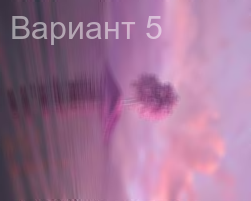
#> input picture task_1/test_2025-12-20.png, 251 x 201 px
$ python main.py
#> lines starting #> are read from the running program, lines starting #| are printed output that depends on the picture
#> the answer given: ../task_1/test_2025-12-20.png
### task_2/image_tools/image_handler.py
from PIL import Image
from datetime import datetime
import os
from .image_processor import ImageProcessor

class ImageHandler:
    def __init__(self, image_path):
#> called with image_path = '../task_1/test_2025-12-20.png'
        self.image_path = image_path
        self.image = Image.open(image_path).convert("RGB")
#> self.image is the input picture: PIL image 251x201 RGB; mean R, G, B 159.6, 115.8, 148.9

    def resize_to_50_percent(self):

        width, height = self.image.size
#> width = 251; height = 201
        new_size = (int(width * 0.5), int(height * 0.5))
#> new_size = (125, 100)
        self.image = self.image.resize(new_size, Image.Resampling.LANCZOS)
#> self.image: PIL image 125x100 RGB

    def save_with_date_suffix(self, suffix=""):

        dir_name = os.path.dirname(self.image_path)
        base_name = os.path.basename(self.image_path)
        name, ext = os.path.splitext(base_name)

        date_str = datetime.now().strftime("%Y-%m-%d")
        new_name = f"{name}_{date_str}{suffix}{ext}"
        output_path = os.path.join(dir_name, new_name)

        self.image.save(output_path)
        return output_path

    def get_processor(self):

        return ImageProcessor(self.image)

### task_2/image_tools/image_processor.py
from PIL import Image, ImageFilter, ImageDraw, ImageFont

class ImageProcessor:
    def __init__(self, image):
        self.image = image.copy()

    def apply_emboss_filter(self):

        self.image = self.image.filter(ImageFilter.EMBOSS)
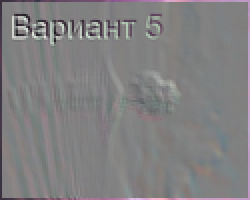
#> self.image: PIL image 125x100 RGB (shown 2 times larger); mean R, G, B 129.3, 128, 129.4

    def add_watermark(self, text="Вариант 5"):

#> called with text = 'Вариант 5'
        watermark = self.image.copy()
        draw = ImageDraw.Draw(watermark)

        try:
            font = ImageFont.truetype("arial.ttf", 36)
        except IOError:
            font = ImageFont.load_default()

        bbox = draw.textbbox((0, 0), text, font=font)
#> bbox = (0, 8, 194, 41)
        text_width = bbox[2] - bbox[0]
#> text_width = 194
        text_height = bbox[3] - bbox[1]
#> text_height = 33

        x = self.image.width - text_width - 10
#> x = -79
        y = self.image.height - text_height - 10
#> y = 57


        txt_layer = Image.new("RGBA", self.image.size, (255, 255, 255, 0))
        txt_draw = ImageDraw.Draw(txt_layer)
        txt_draw.text((x, y), text, fill=(255, 255, 255, 128), font=font)

        if self.image.mode != "RGBA":
            self.image = self.image.convert("RGBA")
#> self.image: PIL image 125x100 RGBA
        combined = Image.alpha_composite(self.image, txt_layer)
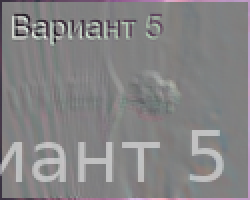
#> combined: PIL image 125x100 RGBA (shown 2 times larger); mean R, G, B, A 133.1, 131.8, 133.1, 255
        self.image = combined.convert("RGB")
#> self.image: PIL image 125x100 RGB

    def get_image(self):

        return self.image

### task_2/main.py
from image_tools.image_handler import ImageHandler

def main():
    print("Обработка изображения Вариант 5")
    image_path = input("Введите путь к изображению: ").strip()

    try:
        handler = ImageHandler(image_path)
        print("Изображение успешно загружено.")


        handler.resize_to_50_percent()
        print("Изображение уменьшено до 50%.")


        processor = handler.get_processor()
        print("Применяем фильтр 'Эмбосс' и добавляем водяной знак")

        processor.apply_emboss_filter()
        processor.add_watermark("Вариант 5")


        handler.image = processor.get_image()


        output_path = handler.save_with_date_suffix("_processed")
        print(f"Обработанное изображение сохранено как: {output_path}")

    except Exception as e:
        print(f"Ошибка: {e}")

if __name__ == "__main__":
    main()
